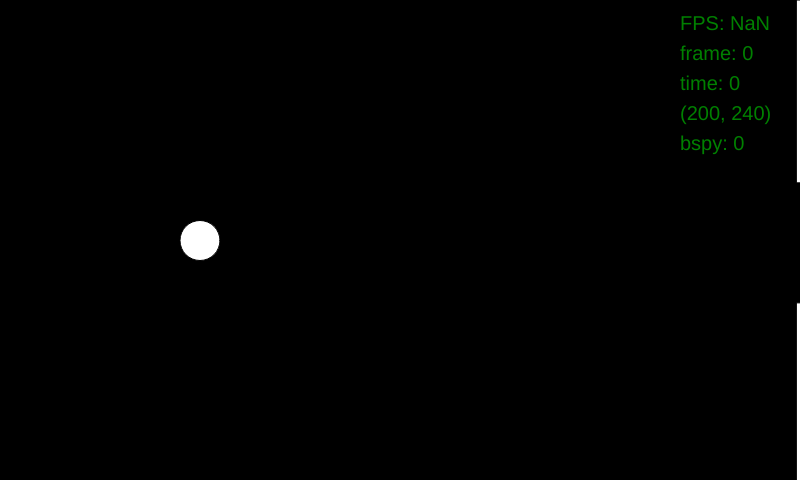
Frame 1 (no input)
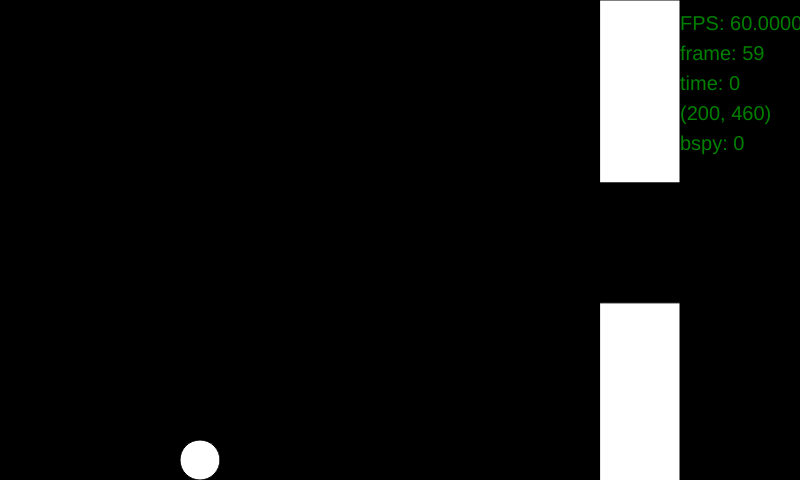
Frame 60 (no input)
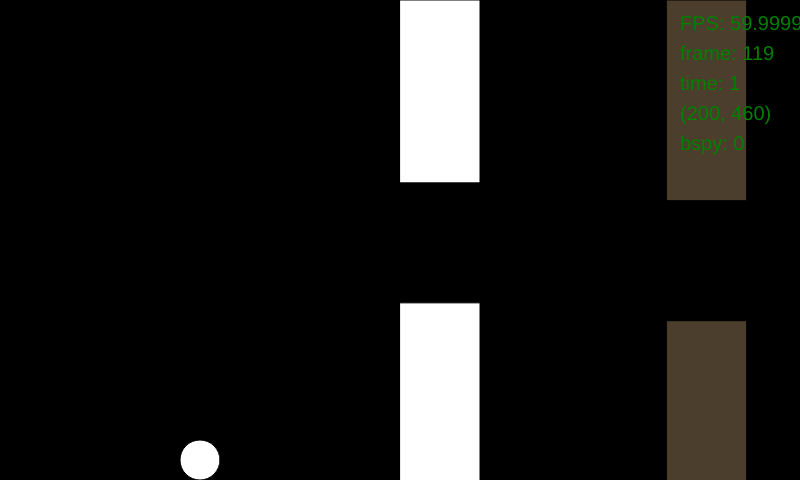
Frame 120 (the mouse pressed at the canvas centre since frame 60)

The p5.js sketch that drew these frames (run headless with seeded random() and noise() and a simulated clock; from frame 60 on, the mouse is pressed at the canvas centre):

// p5.js sketch
// ── sketch.js
//--------------------------- BIRD VARS
var bx;
var by;
var bspx; //speed in x
var bspy;
var br; //radius

//--------------------------- PIPES VARS
var px=[];
var py0=[];
var py1=[];
var py2=[];
var py3=[];
var pw=[];
var pspx; //speed pipes in x
var pspy;
const Npipes = 4;
var pgapx; //gap beetwen pipes
var pgapy;
var pR=[];
var pG=[];
var pB=[];

//--------------------------- GRAL VARS
var frame;
var time;
var spawn_t_old=0;
var spawn_t_now=0;
var spawn_dt;
var FPS;
const G = 0.5; //gravity
const FR = 60;

//-----------------------------------------SETUP
function setup() {

	createCanvas(800, 480);
	background("black");
	frameRate(FR);
	frame = 0;
	time = 0;

	//------------------------------------ the bird params
	bx = width/4;
	by = height/2;
	br = height/24;
	bspx = 0;
	bspy = 0;

	//----------------------------------- pipes params
	pgapx = 8*br; //gap beetwen pipes
	pgapy = 6*br;
	pspx = 0.2; //speed pipes 
	pipe_spawn(width);  //first pipe
	pipe_spawn(width+width*(1/3));  //second pipe
	pipe_spawn(width+width*(2/3));  //

}

//------------------------- pipe_spawn()
function pipe_spawn(X){
	
	let y0 = 0;
	let y1 = random(2*br,height/2);
	let y2 = y1 + pgapy;
	let y3 = width - y2;
	
	px = append(px, X);
	py0 = append(py0, y0);
	py1 = append(py1, y1);
	py2 = append(py2, y2);
	py3 = append(py3, y3);
	pw = append(pw, 4*br);	
	
	pR = append(pR, random(256) );
	pG = append(pG, random(256) );
	pB = append(pB, random(256) );
	
	//spawn_t_old = spawn_t_now;
	//spawn_t_now = time/1000;
	//spawn_dt = spawn_t_now - spawn_t_old;
	
}

//-----------------------------------------DRAW
function draw() {
	
	background("black");

	//------------------------update & draw pipes
	
	//if(time/
	//pipe_spawn();
	
	for(let i=0; i<px.length; i++){
		
		if(px[i]+pw[i] < 0){
			
			px[i] = width;
			pR[i] = random(256);
			pG[i] = random(256);
			pB[i] = random(256);
		}
		
		px[i] -= pspx*deltaTime;
		
	}
	
	for(let i=0; i<px.length; i++){
		
		if(i===0)
			fill("white");
		else
			fill(pR[i], pG[i], pB[i]);
		
		rect(px[i], py0[i], pw[i], py1[i]);	
		rect(px[i], py2[i], pw[i], py3[i]);	
	}
	
	console.log(px.length, time);

	//-----------------------update & draw text
	textSize(20);
	fill("green")
	text("FPS: "+frame/(time/1000), width-120, 30);	
	text("frame: "+frame, width-120, 60);
	text("time: "+floor(time/1000), width-120, 90);	
	text("("+floor(bx)+", "+floor(by)+")", width-120, 120);
	text("bspy: "+floor(bspy), width-120, 150);

	//------------------------ update & draw bird

	bspy = bspy + G;
	by = by + bspy;
	
	if(by+br > height){
		by = height - br;
		bspy = 0;
	}
	
	if(by-br <= 0){
		by = br;
		bspy = 0;
	}
	
	fill("white");
	circle(bx, by, 2*br);


	//--------------------------- update time
	frame++;
	time += deltaTime;

}

//-----------------------------------------INPUT

function mousePressed() {
	bspy = -6;
}

function keyPressed() {
	if (keyCode === 32) {
		bspy = -6;
	}
}

/*
function mousePressed() {
	x = append(x, mouseX);
	y = append(y, mouseY);
	cl = append(cl, "white");
	xSpeed = append(xSpeed, 0.1);
	ySpeed = append(ySpeed, 0.1);
	R = append(R, 15);
}*/

/*  for (i = 0; i < x.length; i++) {
	  
		x[i] += xSpeed[i]*deltaTime;
		y[i] += ySpeed[i]*deltaTime;

		if (x[i]-R[i] < 0) {
			xSpeed[i] *= -1;
			x[i]=R[i];
		}

		if (x[i] > width-R[i]) {
			xSpeed[i] *= -1;
			x[i]=width-R[i];
		}

		if (y[i]-R[i] < 0 ) {
			ySpeed[i] *= -1;
			y[i]=R[i];
		}

		if ( y[i] > height-R[i]) {
			ySpeed[i] *= -1;
			y[i]=height-R[i];
		}

  }*/
